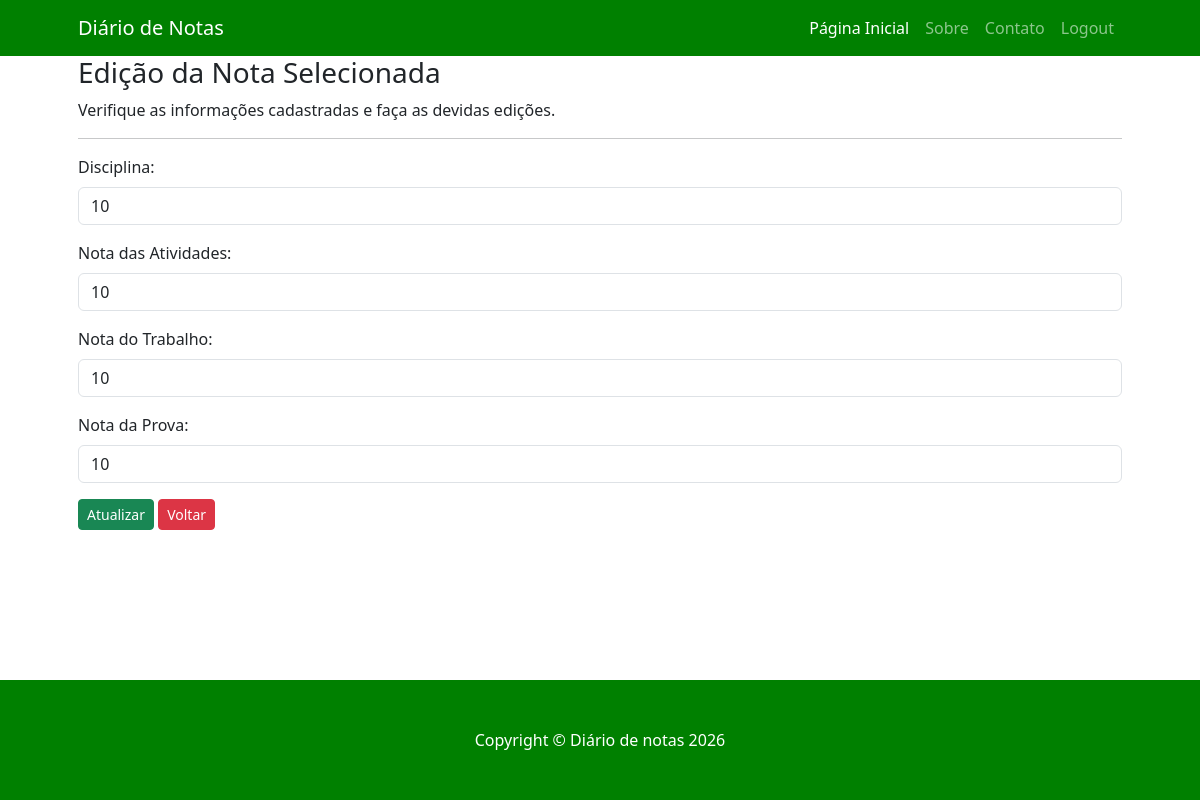
The page /usuarios/editar_verificacao/1/ (signed in) on the database its author committed.
### usuarios/models.py (models this page shows)
class Nota(models.Model):
    nome_aluno = models.CharField(max_length=200)
    disciplina = models.CharField(max_length=200)
    nota_atividades = models.IntegerField(default=0)
    nota_trabalho = models.IntegerField(default=0)
    nota_prova = models.IntegerField(default=0)
    media = models.IntegerField(blank=True, default=0)

### usuarios/views.py (the view)
# urls.py: path('editar_verificacao/<int:pk>/', views.editar_verificacao, name='editar_verificacao'),
def editar_verificacao(request, pk):
        if request.method == "GET":
            if request.user.is_authenticated:
                lista_notas = Nota.objects.get(pk=pk)
                dicionario_notas = {'lista_notas': lista_notas}
                return render(request, 'usuarios/editar.html', dicionario_notas)
            else:
                return HttpResponse('Faça o login para acessar!')

### usuarios/templates/usuarios/editar.html (shortened to what this page needs)
{% extends 'usuarios/base.html' %}
{% block conteudo %}
<h3>Edição da Nota Selecionada</h3>
<p>Verifique as informações cadastradas e faça as devidas edições.</p>
<hr>
<form action="{% url 'editar' lista_notas.pk %}" method="POST">
    <div class="mb-3">
        <label for="disciplinaName" class="form-label">Disciplina:</label>
        <input type="text" id="disciplinaName" name="disciplina" class="form-control" value="{{ lista_notas.disciplina }}">
    </div>
    <div class="mb-3">
        <label for="notaAtividades" class="form-label">Nota das Atividades:</label>
        <input type="text" id="notaAtividades" name="nota_atividades" class="form-control" value="{{ lista_notas.nota_atividades }}">
    </div>
    <div class="mb-3">
        <label for="notaTrabalho" class="form-label">Nota do Trabalho:</label>
        <input type="text" id="notaTrabalho" name="nota_trabalho" class="form-control" value="{{ lista_notas.nota_trabalho }}">
    </div>
    <div class="mb-3">
        <label for="notaProva" class="form-label">Nota da Prova:</label>
        <input type="text" id="notaProva" name="nota_prova" class="form-control" value="{{ lista_notas.nota_prova }}">
    </div>
    <div class="update">
        <button type="submit" class="btn btn-success btn-sm">Atualizar</button>
        <a href="{% url 'alterar' %}" class="btn btn-danger btn-sm">Voltar</a>
    </div>
</form>
{% endblock %}

### rows shown on the page
Nota: disciplina "10", nota_atividades "10", nota_trabalho "10", nota_prova "10"
